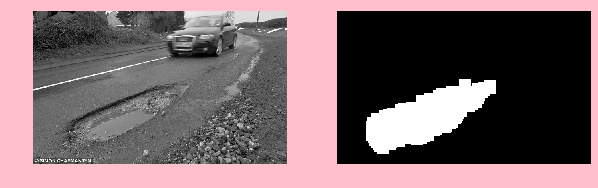
#> input picture 1.png, 598 x 188 px; its folder holds 3 pictures in this run
$ python preprocessor.py
#> lines starting #> are read from the running program, lines starting #| are printed output that depends on the picture; after the words box and inside, x2 and y2 are one past the last pixel; in counts of white or black regions, pixels touching at a corner belong together
#script to preprocess images and masks before building model

import cv2 as cv
import numpy as np
import matplotlib.pyplot as plt
import os


#path to images
targ_dir = 'C:/Users/android18/Pictures/potholes/images'

#path to masks drawn using segment.py
mask_dir = 'C:/Users/android18/Pictures/potholes/masks'

#path to binary masks
dest_dir = 'C:/Users/android18/Pictures/potholes/binary_masks'


#method to fix naming of images
def fix_im_naming():
	os.chdir(targ_dir)
	images = os.listdir()
	names = np.arange(len(images))
	for index in range(len(images)):
		print(index)
		try:
			#read image
			im = cv.imread(images[index], 0)
			print(im.shape)

			#save image
			plt.imsave(str(index)+'.png', im)
		except AttributeError:
			continue


#method to extract binary mask of image
def binarize_n_save():
	os.chdir(mask_dir)
	masks = os.listdir()
	for mask in masks:
		#read image
		mask_im = cv.imread(mask, 0)
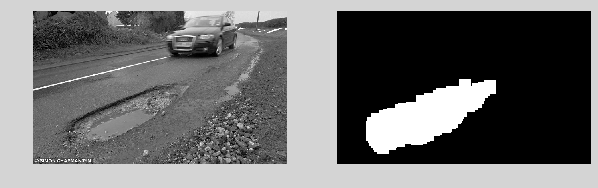
#> mask_im: shape (188, 598); min 0, max 255, mean 112

		#create and apply mask
		apply_mask = mask_im < 215
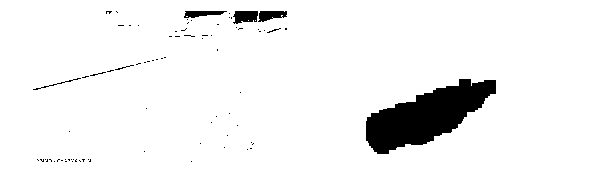
#> apply_mask: shape (188, 598) bool; 94.6% white; 79 black regions (73 under 20 px), largest, box (x1, y1, x2, y2) and area: (366, 79, 496, 154) 5063, (233, 11, 258, 24) 257, (258, 11, 287, 22) 221, (184, 11, 227, 18) 198, (33, 78, 81, 90) 57, (115, 65, 134, 70) 22
		apply_mask2 = mask_im >= 215
		mask_im[apply_mask] = 0
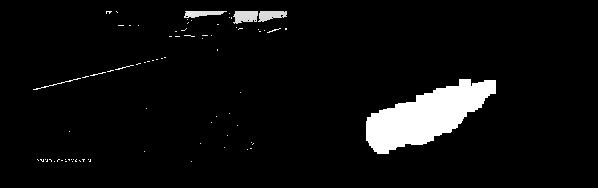
#> mask_im: shape (188, 598); min 0, max 255, mean 13.5

		#save image
		plt.imsave(os.path.join(dest_dir, mask), mask_im)
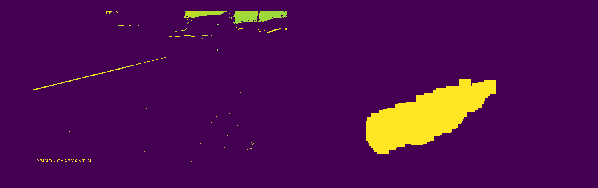
#> saved as 1.png: shape (188, 598, 3); mean R, G, B 77.3, 13.3, 81.5
#> pass 2 of the loop in binarize_n_save, `for mask in masks:`:
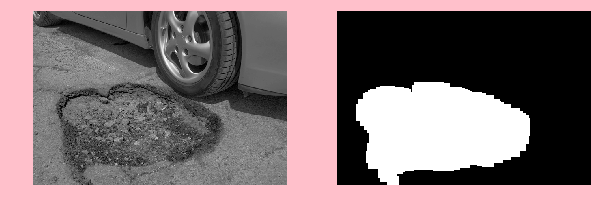
#> input picture aergergver.png, 598 x 209 px
#> in binarize_n_save, `apply_mask = mask_im < 215`:
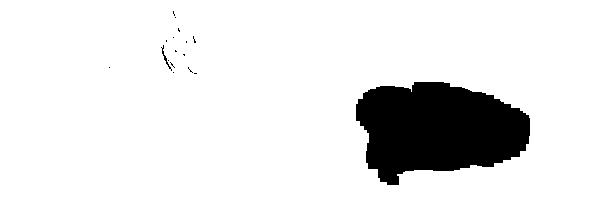
#> apply_mask: shape (209, 598) bool; 89.7% white; 17 black regions (15 under 20 px), largest, box (x1, y1, x2, y2) and area: (356, 82, 530, 185) 12829, (161, 45, 172, 71) 45
#> in binarize_n_save, `plt.imsave(os.path.join(dest_dir, mask), mask_im)`:
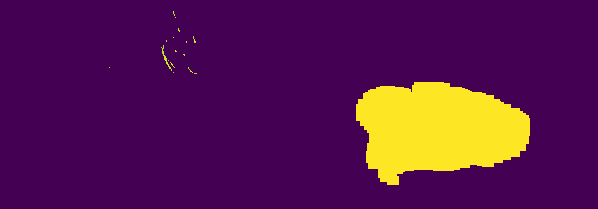
#> saved as aergergver.png: shape (209, 598, 3); mean R, G, B 87.1, 24.8, 79
#> pass 3 of the loop in binarize_n_save, `for mask in masks:`:
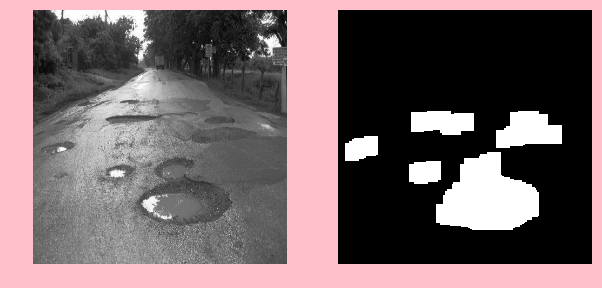
#> input picture gnsrhgerg.png, 602 x 288 px
#> in binarize_n_save, `apply_mask = mask_im < 215`:
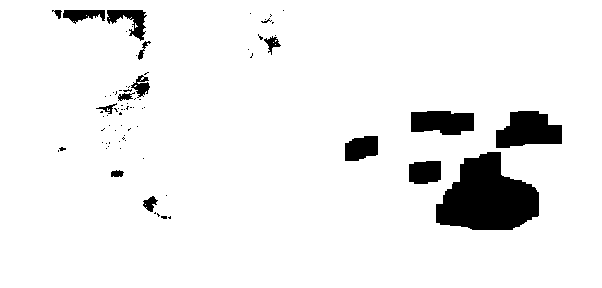
#> apply_mask: shape (288, 602) bool; 93.2% white; 78 black regions (63 under 20 px), largest, box (x1, y1, x2, y2) and area: (436, 152, 539, 230) 5444, (496, 111, 562, 148) 1785, (411, 111, 474, 135) 1281
#> in binarize_n_save, `plt.imsave(os.path.join(dest_dir, mask), mask_im)`:
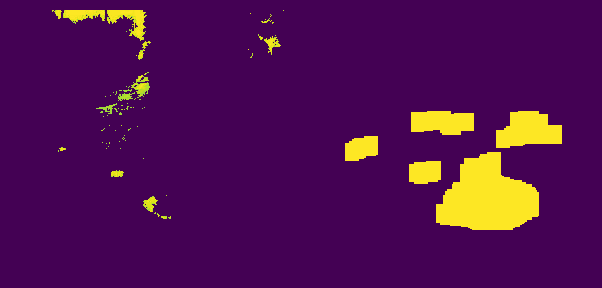
#> saved as gnsrhgerg.png: shape (288, 602, 3); mean R, G, B 80.2, 16.6, 80.7
#> the loop made 4 passes; the first 3 are shown


if __name__ == '__main__':

	#fix naming of images
	#fix_im_naming()

	#apply thresholding
#> (the run stopped early here; a loop or call above may not have finished)
